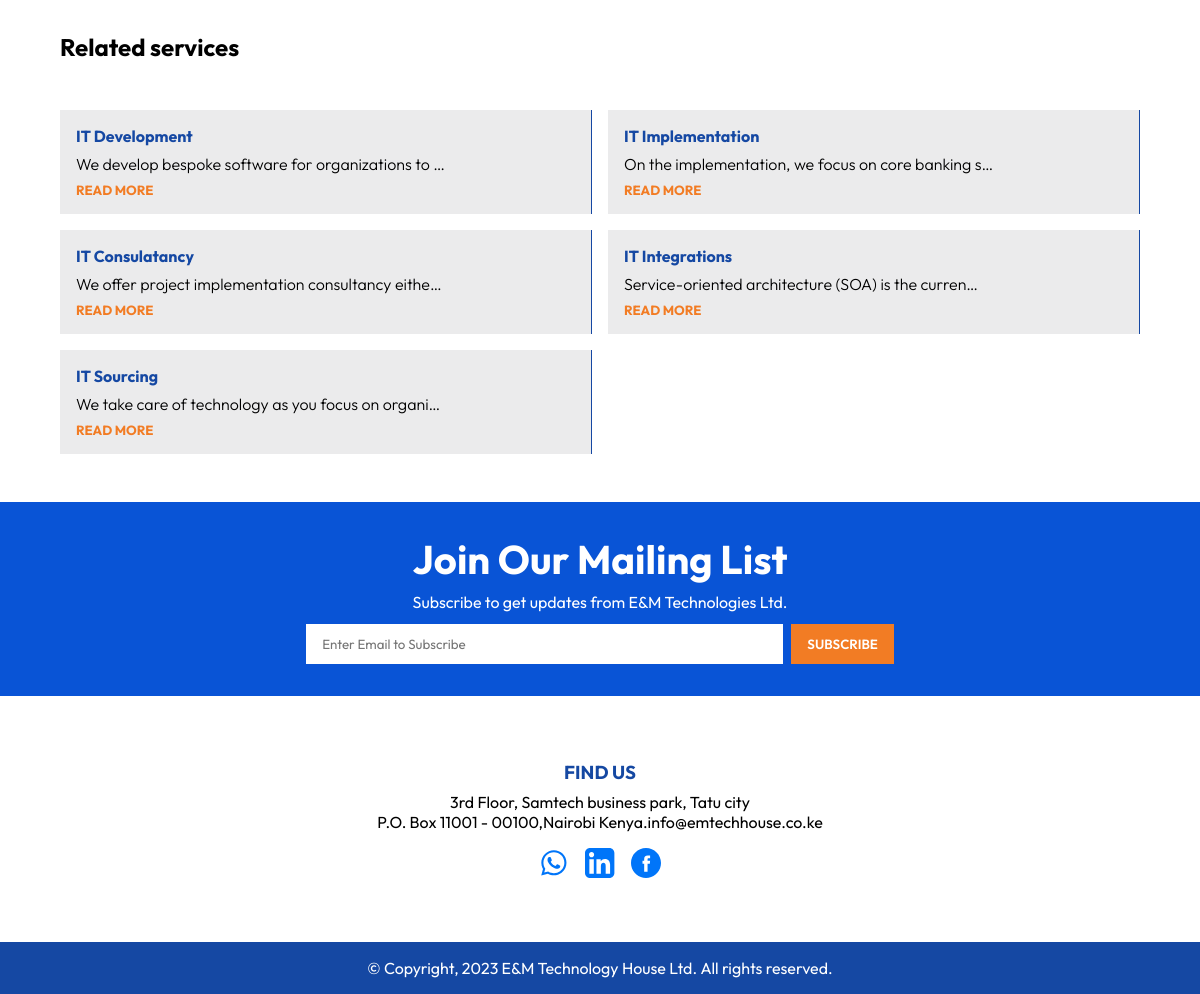
The app's page /1/ (lower part), older data.
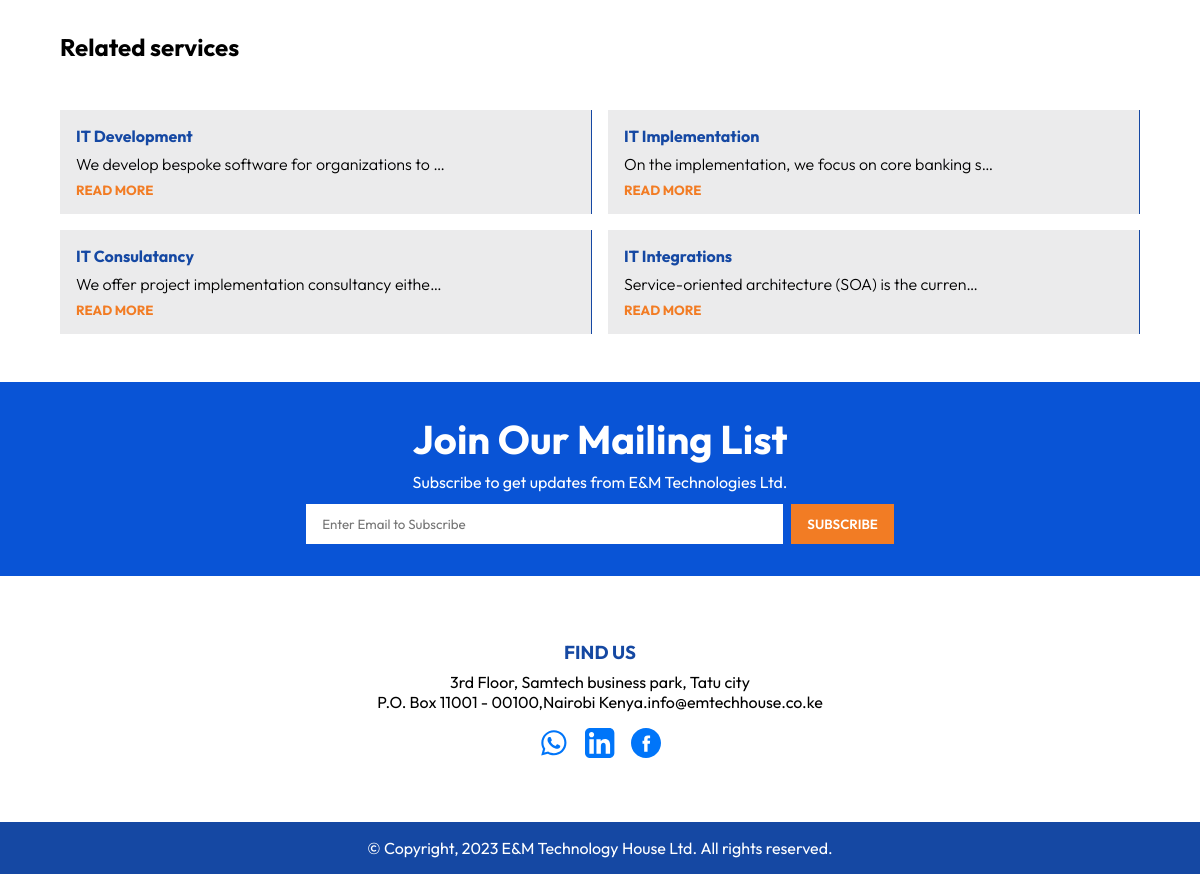
The same page, newer data.
### website/models.py (models this page shows, shortened)
class Services(models.Model):
    bg_image = models.ImageField(null=True, blank=True, upload_to='images/service/')
    image = models.ImageField(null=True, blank=True, upload_to='images/service/')
    title= models.CharField(max_length=50)
    description = models.TextField(null=True)
    class Meta:
        verbose_name_plural = "Services"

### website/views.py (the view)
# urls.py: path('<id>/', views.services_detail, name='services_detail'),
def services_detail(request,id):
    services = Services.objects.all()
    serves = get_object_or_404(Services,pk=id)
    return render(request, 'services_detail.html', {"serves" : serves, 'services': services})

### website/templates/services_detail.html (shortened to what this page needs)
{% extends 'base.html'%}
{% load static %}
{% block content %}
    <section class="detailed-content" data-aos="fade-up">
        <h1>Related services</h1>
    </section>
    <section class="main-services" >
        {% for serve in services %}
            <a href="{% url 'services_detail' serve.id %}">
                <div data-aos="fade-up" class="services_subs" data-aos="fade-up">
                    <h4 data-aos="fade-up">{{ serve.title }}</h4>
                    <p data-aos="fade-up">{{ serve.description |truncatechars:50 }}</p>
                    <h5>READ MORE</h5>
                </div>
            </a>
        {% endfor %}
    </section>
    <section class="newsletter">
        <h3>Join Our Mailing List</h3>
        <p>Subscribe to get updates from E&M Technologies Ltd.</p>
        <forms class="mailinglist">
            <input type="email" placeholder="Enter Email to Subscribe" required />
            <button type="submit">SUBSCRIBE</button>
        </forms>
    </section>
{% endblock %}

Row changes from the older to the newer data that the page shows:
removed Services: title "IT Sourcing", description "We take care of technology as you focus on organi…"
